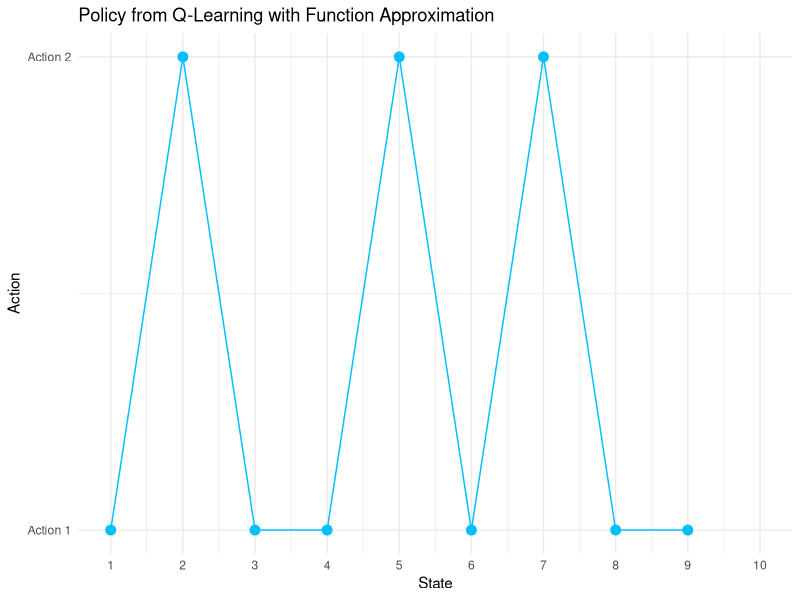

Source code (R):
## ---- chunk 1
# Common settings
n_states <- 10
n_actions <- 2
gamma <- 0.9
terminal_state <- n_states

# Environment: transition and reward models
set.seed(42)
transition_model <- array(0, dim = c(n_states, n_actions, n_states))
reward_model <- array(0, dim = c(n_states, n_actions, n_states))

for (s in 1:(n_states - 1)) {
  transition_model[s, 1, s + 1] <- 0.9
  transition_model[s, 1, sample(1:n_states, 1)] <- 0.1
  transition_model[s, 2, sample(1:n_states, 1)] <- 0.8
  transition_model[s, 2, sample(1:n_states, 1)] <- 0.2
  for (s_prime in 1:n_states) {
    reward_model[s, 1, s_prime] <- ifelse(s_prime == n_states, 1.0, 0.1 * runif(1))
    reward_model[s, 2, s_prime] <- ifelse(s_prime == n_states, 0.5, 0.05 * runif(1))
  }
}

transition_model[n_states, , ] <- 0
reward_model[n_states, , ] <- 0

# Sampling function
sample_env <- function(s, a) {
  probs <- transition_model[s, a, ]
  s_prime <- sample(1:n_states, 1, prob = probs)
  reward <- reward_model[s, a, s_prime]
  list(s_prime = s_prime, reward = reward)
}

# Create one-hot features for (state, action) pairs
create_features <- function(s, a, n_states, n_actions) {
  vec <- rep(0, n_states * n_actions)
  index <- (a - 1) * n_states + s
  vec[index] <- 1
  return(vec)
}

# Initialize weights
n_features <- n_states * n_actions
theta <- rep(0, n_features)

# Q-value approximation function
q_hat <- function(s, a, theta) {
  x <- create_features(s, a, n_states, n_actions)
  return(sum(x * theta))
}

# Q-Learning with function approximation
q_learning_fa <- function(episodes = 1000, alpha = 0.1, epsilon = 0.1) {
  theta <- rep(0, n_features)
  rewards <- numeric(episodes)
  
  for (ep in 1:episodes) {
    s <- sample(1:(n_states - 1), 1)
    episode_reward <- 0
    while (TRUE) {
      # Epsilon-greedy action selection
      a <- if (runif(1) < epsilon) {
        sample(1:n_actions, 1)
      } else {
        q_vals <- sapply(1:n_actions, function(a_) q_hat(s, a_, theta))
        which.max(q_vals)
      }
      
      out <- sample_env(s, a)
      s_prime <- out$s_prime
      r <- out$reward
      episode_reward <- episode_reward + r
      
      # Compute TD target and error
      q_current <- q_hat(s, a, theta)
      q_next <- if (s_prime == terminal_state) 0 else max(sapply(1:n_actions, function(a_) q_hat(s_prime, a_, theta)))
      target <- r + gamma * q_next
      error <- target - q_current
      
      # Gradient update
      x <- create_features(s, a, n_states, n_actions)
      theta <- theta + alpha * error * x
      
      if (s_prime == terminal_state) break
      s <- s_prime
    }
    rewards[ep] <- episode_reward
  }
  
  # Derive policy
  policy <- sapply(1:n_states, function(s) {
    if (s == terminal_state) NA else which.max(sapply(1:n_actions, function(a) q_hat(s, a, theta)))
  })
  
  list(theta = theta, policy = policy, rewards = rewards)
}

# Run Q-Learning with function approximation
set.seed(42)
fa_result <- q_learning_fa(episodes = 1000, alpha = 0.1, epsilon = 0.1)
fa_policy <- fa_result$policy
fa_rewards <- fa_result$rewards

# Visualize policy
library(ggplot2)
policy_df <- data.frame(
  State = 1:n_states,
  Policy = fa_policy,
  Algorithm = "Q-Learning FA"
)
policy_df$Policy[n_states] <- NA  # Terminal state

policy_plot <- ggplot(policy_df, aes(x = State, y = Policy)) +
  geom_point(size = 3, color = "deepskyblue") +
  geom_line(na.rm = TRUE, color = "deepskyblue") +
  theme_minimal() +
  labs(title = "Policy from Q-Learning with Function Approximation", x = "State", y = "Action") +
  scale_x_continuous(breaks = 1:n_states) +
  scale_y_continuous(breaks = 1:n_actions, labels = c("Action 1", "Action 2")) +
  theme(legend.position = "none")

# Visualize cumulative rewards
reward_df <- data.frame(
  Episode = 1:1000,
  Reward = cumsum(fa_rewards),
  Algorithm = "Q-Learning FA"
)

policy_plot
